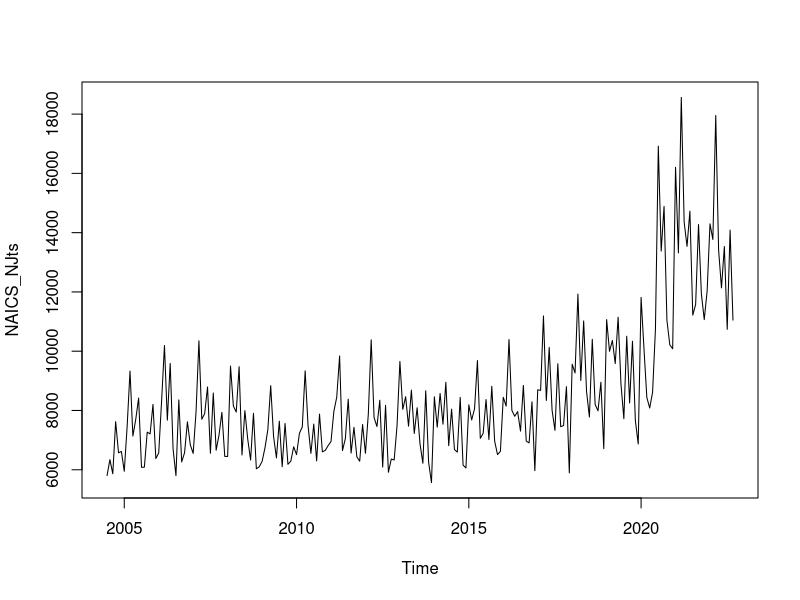
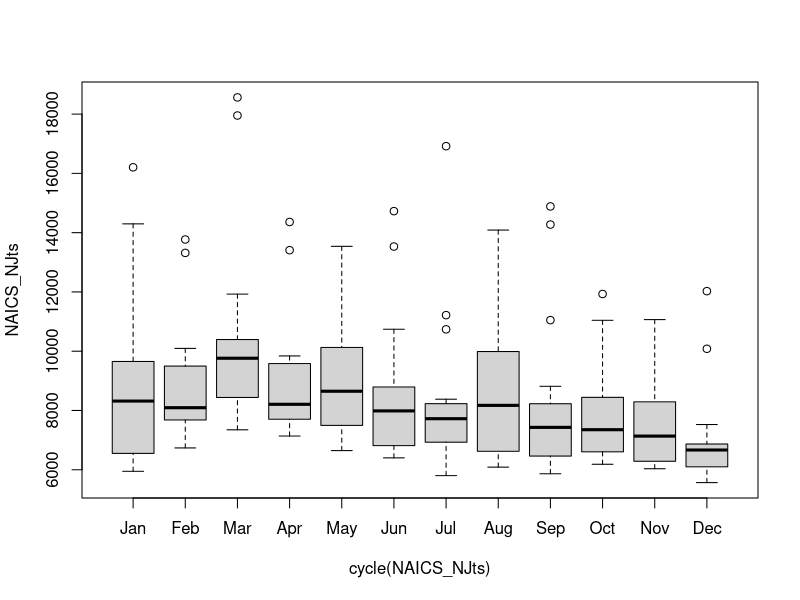
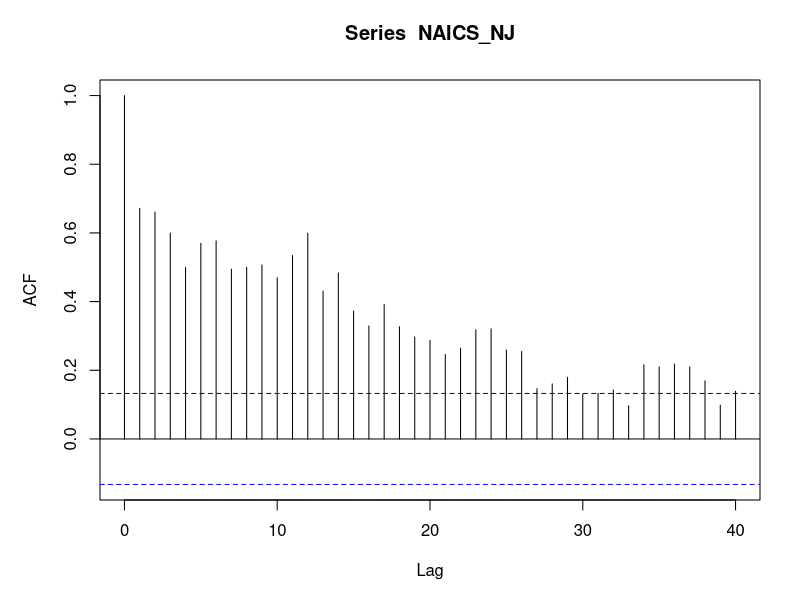
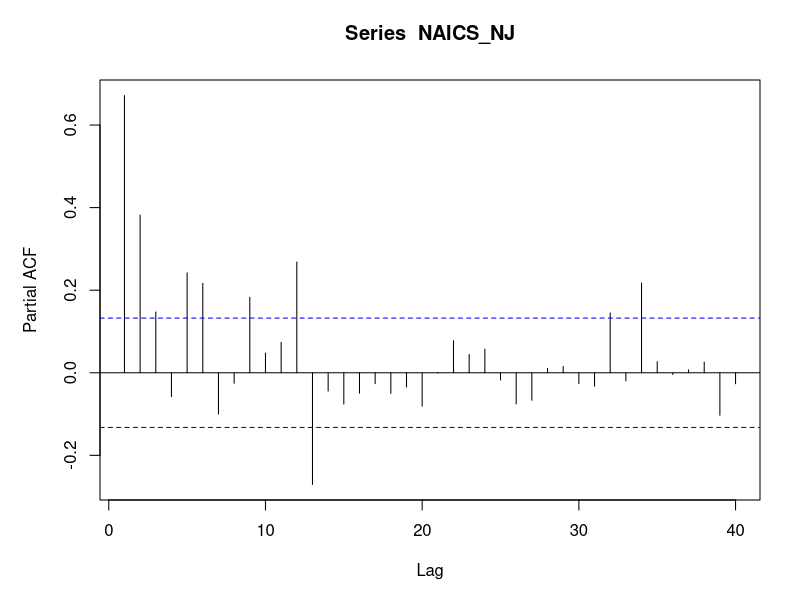
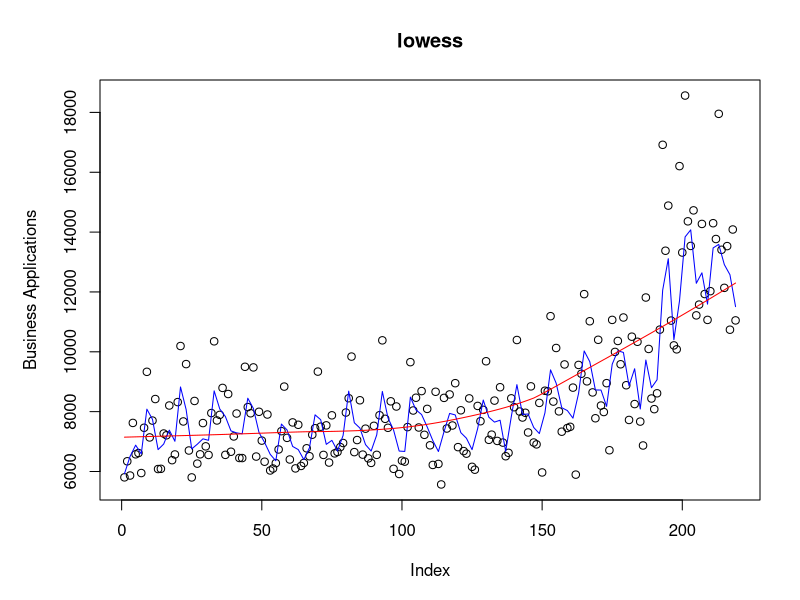
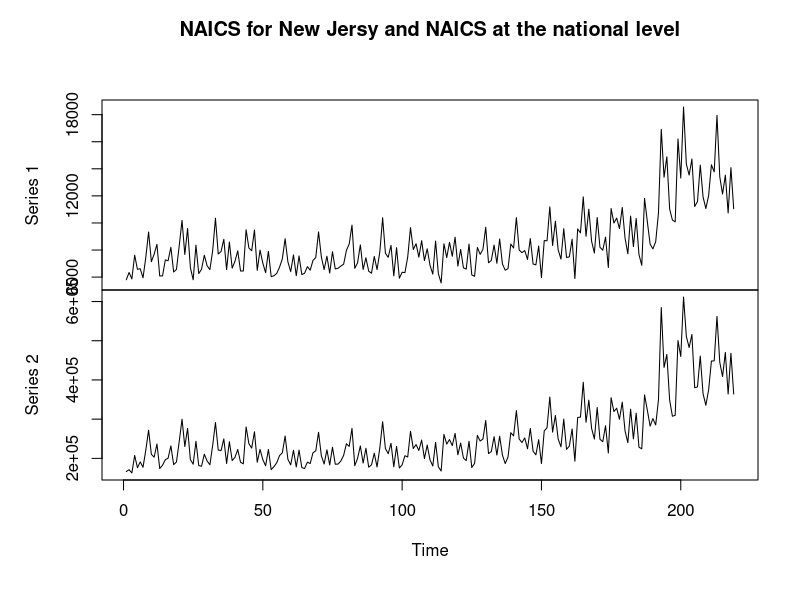
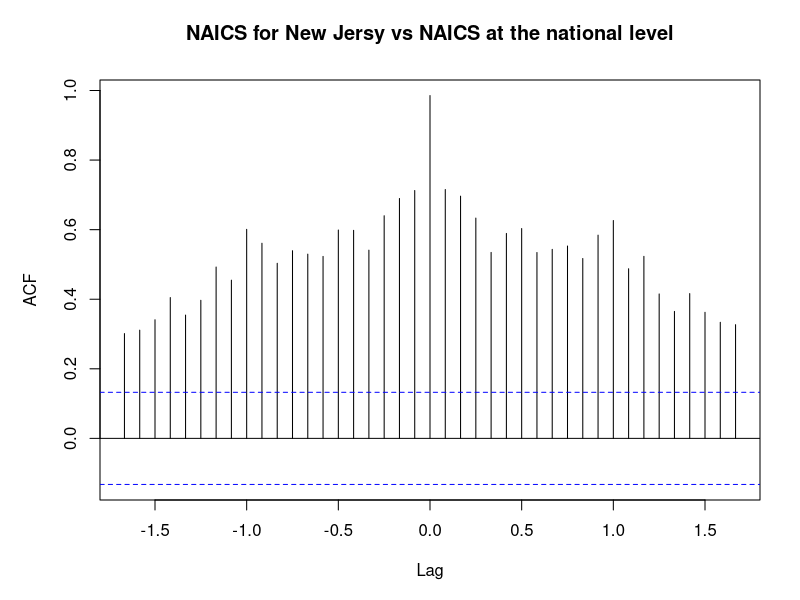
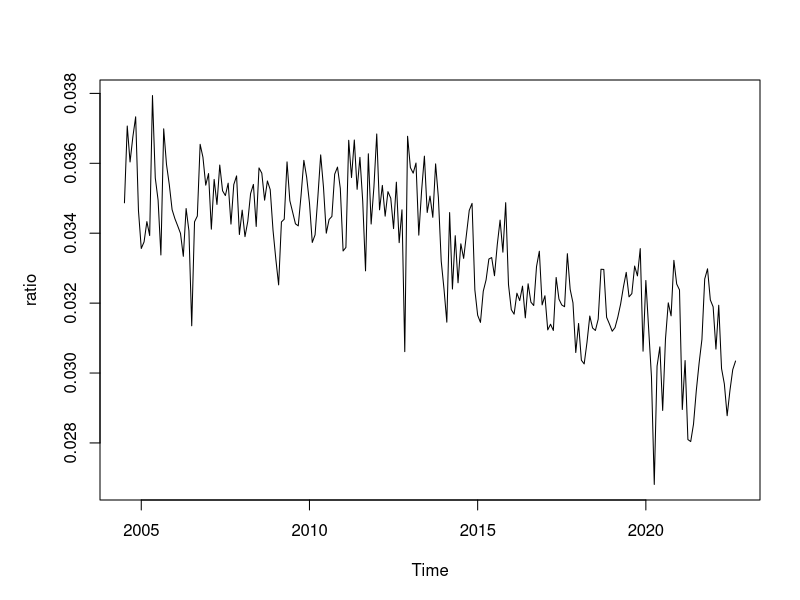

Write the R code that produced these figures, in order.
## ---- chunk 1
knitr::opts_chunk$set(echo = TRUE)
options (warn = -1)
## ---- chunk 2
NAICS<-read.csv("NAICSNJ.csv")
NAICS_NJ<-NAICS$BABATOTALNSANJ
NAICS_NJts<-ts(NAICS_NJ,start=c(2004,7),freq=12)
summary(NAICS_NJts)
## ---- chunk 3
plot(NAICS_NJts)
#The values fluctuates and have a slightly upper trend from 2004 to 2020. As the pandemic stared, the series rises dramatically since 2020
## ---- chunk 4
boxplot(NAICS_NJts ~ cycle(NAICS_NJts), names=month.abb)
# Series rises dramatically since 2020 which is considered as outlier in the monthly boxplot
## ---- chunk 5
par(mar=c(5,5,4,2))
acf(NAICS_NJ,lag.max=40)
#Seasonality should be noticed by the wavy process of ACF plot
pacf(NAICS_NJ,lag.max=40)
## ---- chunk 6
plot(NAICS_NJ, type="p", ylab="Business Applications", main="lowess")
lines(lowess(NAICS_NJ, f=.02),col="blue")
lines(lowess(NAICS_NJ, f=2/3),col="red")
## ---- chunk 7
NAICS_US<-read.csv("NAICSUS.csv")
NAICS_US<-NAICS_US$BABATOTALNSAUS
NAICS_US<-ts(NAICS_US,start=c(2004,7),freq=12)
## ---- chunk 8
zt<-ts(matrix(c(NAICS_NJ,NAICS_US), ncol = 2, byrow = FALSE))
plot(zt, lty = 1:2,main="NAICS for New Jersy and NAICS at the national level")
## ---- chunk 9
par(mar=c(5,5,4,2))
ccf(NAICS_NJts, NAICS_US,main="NAICS for New Jersy vs NAICS at the national level")
# A strong association is apparent which is confirmed by the correlation coefficient of 0.986 at lag 0
## ---- chunk 10
ratio<-NAICS_NJts/NAICS_US
summary(ratio)
plot(ratio)
#The contribution of response variable towards that of national level has a decreasing trend
## ---- chunk 11
NPHU<-read.csv("New_Private_Housing.csv")
NPHU_NJ<-NPHU$NJBPPRIV
NPHU_NJts<-ts(NPHU_NJ,start=c(1988,1),freq=12)
plot(NPHU_NJts,main="")
par(mar=c(5,5,4,2))
acf(NPHU_NJ,lag.max=40)
pacf(NPHU_NJ,lag.max=40)
## ---- chunk 12
AHE<-read.csv("Average_Hourly_Earnings.csv")
AHE_NJ<-AHE$SMU34000000500000003
AHE_NJts<-ts(AHE_NJ,start=c(2007,1),freq=12)
plot(AHE_NJts,main="")
par(mar=c(5,5,4,2))
acf(AHE_NJ,lag.max=40)
pacf(AHE_NJ,lag.max=40)
## ---- chunk 13
NAICS_NJ1<-NAICS_NJ[c(31:219)]
NPHU_NJ1<-NPHU[c(229:417),]
NPHU_NJ1<-NPHU_NJ1$NJBPPRIV
par(mar=c(5,5,4,2))
ccf(NAICS_NJ1, NPHU_NJ1,main="NAICS for New Jersy vs New Private Housing Units")
#The CCF plot of Housing shows significant cross-correlations at many lags, some of which have higher cross-correlations than the lag 0 value(The highest value:0.566). It also has slight seasonal pattern.
ccf(NAICS_NJ1, AHE_NJ,main="NAICS for New Jersy vs Average Hours Earnings")
#The CCF plot of Earnings shows highest cross-correlations of 0.756 at lag 1.

## ---- chunk 14
pairs(cbind(NAICS=NAICS_NJ,Housing_Units=NPHU_NJ1, Average_Hours_Earnings=AHE_NJ))
# There is a sort of linear relationship between NAICS and Earnings. The relationship between NAICS and Housing is not apparent.
## ---- chunk 15
fit.nphu = lm(NAICS_NJ1~ NPHU_NJ1)
summary(fit.nphu)
## ---- chunk 16
library(lmtest)
dwtest(fit.nphu, alternative = "two.sided")
## ---- chunk 17
res<-fit.nphu$residuals
rnum<-0
rdenom<-0
n<-length(NAICS_NJ1)

for(i in 2:n){
rnum<-rnum+res[i]*res[i-1]
rdenom<-rdenom+res[i-1]^2
}
rhat<- rnum/rdenom
NAICSprime<-rep(0,n-1)
NPHUprime<-rep(0,n-1)
#transform data
for (i in 1:n-1){
NAICSprime[i]<-NAICS_NJ1[i+1]-rhat*NAICS_NJ1[i]
NPHUprime[i]<-NPHU_NJ1[i+1]-rhat*NPHU_NJ1[i]}
fit.nphu.trans<-lm(NAICSprime~NPHUprime)
summary(fit.nphu.trans)
dwtest(fit.nphu.trans, alternative = "two.sided")
## ---- chunk 18
#transform back
b0<-fit.nphu.trans$coefficients[1]/(1-rhat)
b1<-fit.nphu.trans$coefficients[2]
b0
b1
## ---- chunk 19
fit.ahe = lm(NAICS_NJ1~ AHE_NJ)
summary(fit.ahe)
dwtest(fit.ahe, alternative = "two.sided")
## ---- chunk 20
res1<-fit.ahe$residuals
rnum1<-0
rdenom1<-0
n<-length(NAICS_NJ1)

for(i in 2:n){
rnum1<-rnum1+res1[i]*res1[i-1]
rdenom1<-rdenom1+res1[i-1]^2
}
rhat1<- rnum1/rdenom1
NAICSprime1<-rep(0,n-1)
AHEprime<-rep(0,n-1)
#transform data
for (i in 1:n-1){
NAICSprime1[i]<-NAICS_NJ1[i+1]-rhat1*NAICS_NJ1[i]
AHEprime[i]<-AHE_NJ[i+1]-rhat1*AHE_NJ[i]}
fit.ahe.trans<-lm(NAICSprime1~AHEprime)
summary(fit.ahe.trans)
dwtest(fit.ahe.trans, alternative = "two.sided")
## ---- chunk 21
#transform back
b00<-fit.ahe.trans$coefficients[1]/(1-rhat1)
b11<-fit.ahe.trans$coefficients[2]
b00
b11
## ---- chunk 22
trend = time(NAICS_NJ1)
fit1 = lm(NAICS_NJ1~ trend+AHE_NJ)
summary(fit1)
## ---- chunk 23
plot(fit1$residual)
abline(h=0,col="blue")
## ---- chunk 24
#residual histogram & qqplot
hist(rstudent(fit1),xlab='Standardized Residuals',main='')
## ---- chunk 25
qqnorm(rstudent(fit1))
## ---- chunk 26
acf(rstudent(fit1))
## ---- chunk 27
dwtest(fit1, alternative = "two.sided")
## ---- chunk 28
trend = time(NAICS_NJ1)
fit2 = lm(NAICS_NJ1~ trend+NPHU_NJ1)
summary(fit2)
## ---- chunk 29
fit3 = lm(NAICS_NJ1~ AHE_NJ+NPHU_NJ1)
summary(fit3)
## ---- chunk 30
fit4 = lm(NAICS_NJ1~ trend+AHE_NJ+NPHU_NJ1)
summary(fit4)
## ---- chunk 31
# Holt-Winters model with multiplicative seasonal for New Private Housing Units
NPHU_NJ1ts<-ts(NPHU_NJ1, start=c(2007,1), freq=12)
NPHU_NJ1.hw<-HoltWinters(NPHU_NJ1ts, seasonal="multi")
NPHU_NJ1.hwp<-predict(NPHU_NJ1.hw,n.ahead=12, prediction.interval = FALSE)
NPHU_NJ1.hwp
## ---- chunk 32
## forecasting
NAICS_NJ1_p<-rep(0,11)
f<-rep(0,11)
NPHU_NJ1_f<-NPHU_NJ1
NPHU_NJ1_f[c(190:201)]<-c(2945,2718,2870,2176,1889,2518,2208,2450,3147,2699,2682,2603)
e189=NAICS_NJ1[n]-(b0+b1*NPHU_NJ1_f[n])
for (i in 1:12){
NAICS_NJ1_p[i]= b0+b1*NPHU_NJ1_f[n+i]
f[i]=NAICS_NJ1_p[i]+rhat*e189}
f
## ---- chunk 33
f_ts<-ts(f, start=c(2022,10), freq=12)
plot(NAICS_NJts)
lines(f_ts,col="red")
## ---- chunk 34
# Holt-Winters model with multiplicative seasonal for Average Hourly Earnings
AHE_NJts<-ts(AHE_NJ, start=c(2007,1), freq=12)
AHE_NJ.hw<-HoltWinters(AHE_NJts, seasonal="multi")
AHE_NJ.hwp<-predict(AHE_NJ.hw,n.ahead=12, prediction.interval = FALSE)
AHE_NJ.hwp
## ---- chunk 35
## forecasting
NAICS_NJ1_p1<-rep(0,11)
f_AHE<-rep(0,11)
AHE_NJ_f<-AHE_NJ
AHE_NJ_f[c(190:201)]<-c(34.27,34.23,34.36,34.75,34.85,34.88,35.18,34.83,34.57,34.60,34.52,34.70)
e189_1=NAICS_NJ1[n]-(b00+b11*AHE_NJ_f[n])
for (i in 1:12){
NAICS_NJ1_p1[i]= b00+b11*AHE_NJ_f[n+i]
f_AHE[i]=NAICS_NJ1_p1[i]+rhat1*e189_1}
f_AHE_ts<-ts(f_AHE, start=c(2022,10), freq=12)
f_AHE_ts
## ---- chunk 36
plot(NAICS_NJts)
lines(f_AHE_ts,col="red")
## ---- chunk 37
# Holt-Winters model with multiplicative seasonal 
NAICS_NJts.hw<-HoltWinters(NAICS_NJts, seasonal="mult")
NAICS_NJts.hw
## ---- chunk 38
NAICS_NJts.hw$SSE
## ---- chunk 39
plot(NAICS_NJts.hw)
## ---- chunk 40
plot(NAICS_NJts.hw$fitted)
## ---- chunk 41
# Holt-Winters model with additive seasonal 
NAICS_NJts.hw2<-HoltWinters(NAICS_NJts, seasonal="addit")
NAICS_NJts.hw2
## ---- chunk 42
NAICS_NJts.hw2$SSE
## ---- chunk 43
plot(NAICS_NJts.hw2$fitted)
## ---- chunk 44
#forecast by the multiplicative model which had relatively lower SSE
NAICS_NJts.hwp<-predict(NAICS_NJts.hw,n.ahead=12, prediction.interval = TRUE, level=.95)
plot(NAICS_NJts.hw, NAICS_NJts.hwp)
## ---- chunk 45
NAICS_NJts.hwp
## ---- chunk 46
library(tseries)
adf.test(NAICS_NJts)
## ---- chunk 47
# Phillips-Perron test (null: unit root)
pp.test(NAICS_NJts)
## ---- chunk 48
# KPSS test (null: stationary and alternative: unit root)
kpss.test(NAICS_NJts)
## ---- chunk 49
best.sarima <- function(x, maxord = c(1,1,1,1,1,1))
{
  best.aic <- 1e8
  n <- length(x)
  for (p in 0:maxord[1]) for(d in 0:maxord[2]) for(q in 0:maxord[3])
    for (P in 0:maxord[4]) for(D in 0:maxord[5]) for(Q in 0:maxord[6])
    {
      fit <- arima(x, order = c(p,d,q),seas = list(order = c(P,D,Q), frequency(x)), method = "CSS")
      fit.aic <- -2 * fit$loglik + (log(n) + 1) * length(fit$coef)
      if (fit.aic < best.aic)
      {
        best.aic <- fit.aic
        best.fit <- fit
        best.model <- c(p,d,q,P,D,Q)
      }
    }
  list(best.aic, best.fit, best.model)
}
best.sarima(NAICS_NJts,maxord = c(2,1,4,1,1,2))

## ---- chunk 50
pre=36
t = seq(2004,2026,1/12)
year = t
n = length(t)
fit_ar = arima(NAICS_NJts,c(0,1,1),seasonal = list(order = c(0,1,1), period = 12))
pred_ar = predict(fit_ar, n.ahead =pre )
t1 = 7:225
t2 = 226:(226+(pre-1))
plot(year[t1],NAICS_NJts,type="o",lty=1, xlab="year",ylab="NAICS",xlim=c(2010,2026),ylim=c(5000,21000))
points(year[t2], as.matrix(pred_ar$pred),type="b",pch="*",lty=2)
lines(year[t2], pred_ar$pred - 1.96*pred_ar$se,col="blue")
lines(year[t2], pred_ar$pred + 1.96*pred_ar$se,col="blue")
legend("topleft",c("data","predictions","lower CL","upper CL"), pch=c("o","*",NA,NA),col=c("black","black","blue","blue"),
lty=c(2,3,1,1))
## ---- chunk 51
pred_ar
